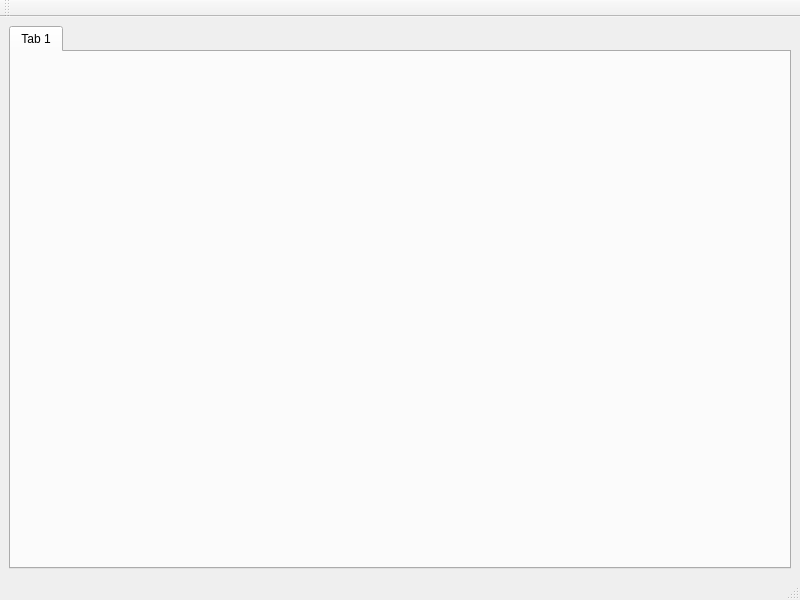
<?xml version="1.0" encoding="UTF-8"?>
<ui version="4.0">
 <class>MainWindow</class>
 <widget class="QMainWindow" name="MainWindow">
  <property name="geometry">
   <rect>
    <x>0</x>
    <y>0</y>
    <width>800</width>
    <height>600</height>
   </rect>
  </property>
  <property name="windowTitle">
   <string>MainWindow</string>
  </property>
  <widget class="QWidget" name="centralwidget">
   <layout class="QVBoxLayout" name="verticalLayout">
    <item>
     <widget class="QTabWidget" name="tabWidget">
      <property name="layoutDirection">
       <enum>Qt::LeftToRight</enum>
      </property>
      <property name="tabPosition">
       <enum>QTabWidget::North</enum>
      </property>
      <property name="tabShape">
       <enum>QTabWidget::Rounded</enum>
      </property>
      <widget class="QWidget" name="tabSetList">
       <attribute name="title">
        <string>Tab 1</string>
       </attribute>
      </widget>
     </widget>
    </item>
   </layout>
  </widget>
  <widget class="QMenuBar" name="menubar">
   <property name="geometry">
    <rect>
     <x>0</x>
     <y>0</y>
     <width>800</width>
     <height>22</height>
    </rect>
   </property>
  </widget>
  <widget class="QStatusBar" name="statusbar"/>
  <widget class="QToolBar" name="toolBar">
   <property name="windowTitle">
    <string>toolBar</string>
   </property>
   <attribute name="toolBarArea">
    <enum>TopToolBarArea</enum>
   </attribute>
   <attribute name="toolBarBreak">
    <bool>false</bool>
   </attribute>
  </widget>
 </widget>
 <resources/>
 <connections/>
</ui>
